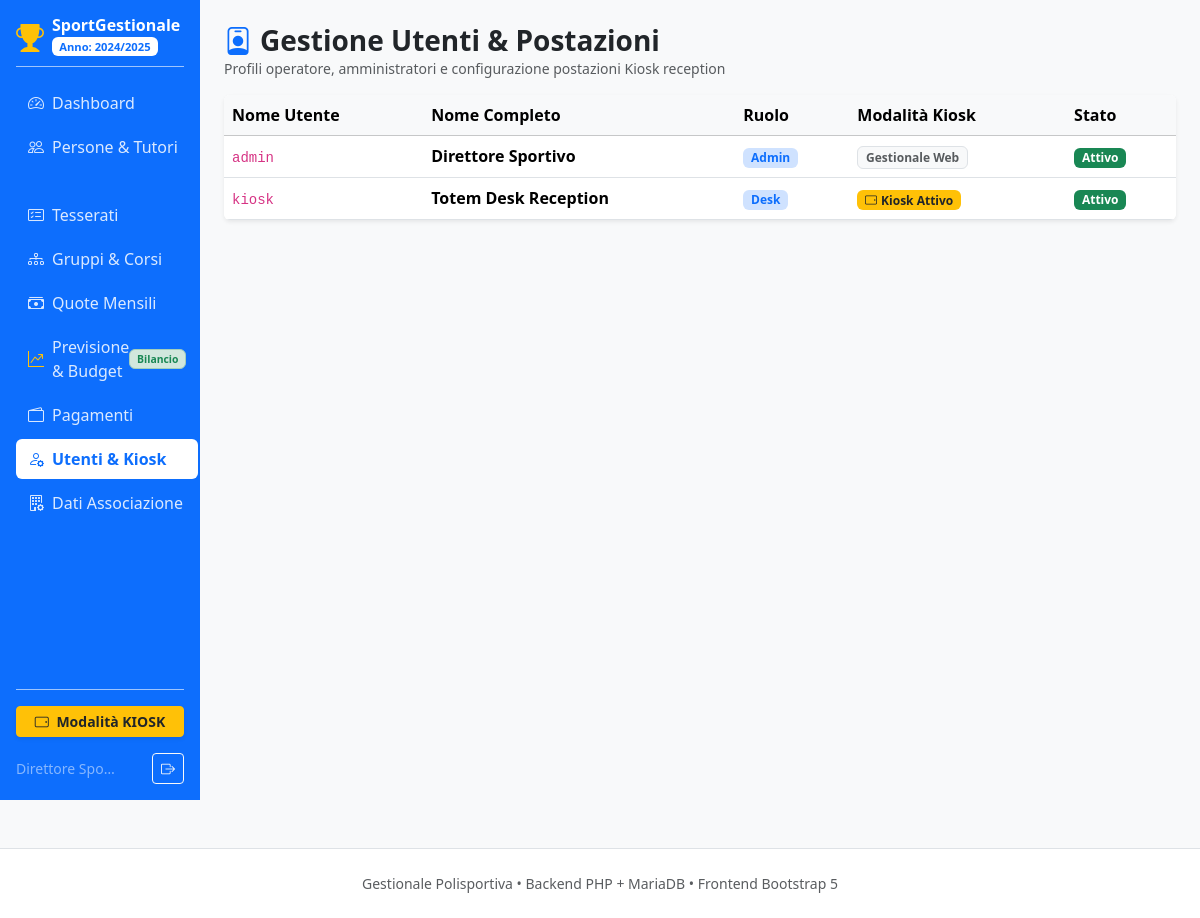
Screenshot of /index.php?page=utenti (signed in) with the database file from the repository.
### tables this page shows
CREATE TABLE IF NOT EXISTS `anno` (
  `id` INT AUTO_INCREMENT PRIMARY KEY,
  `anno` VARCHAR(20) NOT NULL COMMENT 'es. 2024/2025',
  `data_inizio` DATE NOT NULL,
  `data_fine` DATE NOT NULL,
  `attivo` TINYINT(1) NOT NULL DEFAULT 0 COMMENT '1 se anno corrente',
  `created_at` TIMESTAMP DEFAULT CURRENT_TIMESTAMP
);

CREATE TABLE IF NOT EXISTS `utenti` (
  `id` INT AUTO_INCREMENT PRIMARY KEY,
  `username` VARCHAR(50) NOT NULL UNIQUE,
  `password_hash` VARCHAR(255) NOT NULL,
  `nome` VARCHAR(100) NOT NULL,
  `ruolo` ENUM('admin', 'operatore', 'desk') NOT NULL DEFAULT 'operatore',
  `is_kiosk` TINYINT(1) NOT NULL DEFAULT 0 COMMENT 'Se 1, reindirizza direttamente al Kiosk touch',
  `attivo` TINYINT(1) NOT NULL DEFAULT 1,
  `created_at` TIMESTAMP DEFAULT CURRENT_TIMESTAMP
);

### public/index.php (called while the page is built, shortened)
<?php
require_once PATH_INCLUDES . '/auth.php';
$page = isset($_GET['page']) ? trim($_GET['page']) : 'home';
$user = getCurrentUser();
$allowedPages = [
    'home'           => 'gestionale.php',
    'gestionale'     => 'gestionale.php',
    'kiosk'          => 'kiosk.php',
    'persone'        => 'persone.php',
    'tesserati'      => 'tesserati.php',
    'gruppi'         => 'gruppi.php',
    'quote'          => 'quote.php',
    'quote_scadute'  => 'quote_scadute.php',
    'previsioni'     => 'previsioni.php',
    'pagamenti'      => 'pagamenti.php',
    'anni'           => 'anni.php',
    'utenti'         => 'utenti.php',
    'associazione'   => 'associazione.php',
    'logout'         => 'logout.php'
];
$fileToLoad = $allowedPages[$page] ?? '404.php';
$targetPath = PATH_PAGES . '/' . $fileToLoad;
require $targetPath;

### private/includes/auth.php (called while the page is built, shortened)
<?php
function getCurrentUser() {
    if (isset($_SESSION['user_id'])) {
        return [
            'id'       => $_SESSION['user_id'],
            'username' => $_SESSION['username'],
            'nome'     => $_SESSION['nome'],
            'ruolo'    => $_SESSION['ruolo'],
            'is_kiosk' => $_SESSION['is_kiosk']
        ];
    }
    return null;
}

### private/pages/utenti.php (the view)
<?php
require_once (defined('PATH_INCLUDES') ? PATH_INCLUDES : __DIR__ . '/../includes') . '/header.php';
$db = getDbConnection();
$utenti = $db->query("SELECT id, username, nome, ruolo, is_kiosk, attivo, created_at FROM utenti ORDER BY id ASC")->fetchAll();
?>
<div class="d-flex justify-content-between align-items-center mb-3">
    <div>
        <h2 class="h3 fw-bold mb-0"><i class="bi bi-person-badge me-2 text-primary"></i>Gestione Utenti & Postazioni</h2>
        <p class="text-muted small mb-0">Profili operatore, amministratori e configurazione postazioni Kiosk reception</p>
    </div>
</div>
<div class="table-responsive bg-white rounded shadow-sm">
    <table class="table table-hover align-middle mb-0">
        <thead class="table-light">
            <tr>
                <th>Nome Utente</th>
                <th>Nome Completo</th>
                <th>Ruolo</th>
                <th>Modalità Kiosk</th>
                <th>Stato</th>
            </tr>
        </thead>
        <tbody>
            <?php foreach ($utenti as $u): ?>
                <tr>
                    <td><code><?= htmlspecialchars($u['username']) ?></code></td>
                    <td><strong><?= htmlspecialchars($u['nome']) ?></strong></td>
                    <td><span class="badge bg-primary-subtle text-primary"><?= ucfirst($u['ruolo']) ?></span></td>
                    <td>
                        <?php if ($u['is_kiosk']): ?>
                            <span class="badge bg-warning text-dark"><i class="bi bi-tablet-landscape me-1"></i>Kiosk Attivo</span>
                        <?php else: ?>
                            <span class="badge bg-light text-muted border">Gestionale Web</span>
                        <?php endif; ?>
                    </td>
                    <td>
                        <span class="badge bg-<?= $u['attivo'] ? 'success' : 'danger' ?>">
                            <?= $u['attivo'] ? 'Attivo' : 'Disattivato' ?>
                        </span>
                    </td>
                </tr>
            <?php endforeach; ?>
        </tbody>
    </table>
</div>
<?php require_once (defined('PATH_INCLUDES') ? PATH_INCLUDES : __DIR__ . '/../includes') . '/footer.php'; ?>

### private/includes/header.php (shortened to what this page needs)
<?php
$headerDb = function_exists('getDbConnection') ? getDbConnection() : null;
$annoAttivo = null;
if ($headerDb) {
    try {
        $annoAttivo = $headerDb->query("SELECT * FROM anno WHERE attivo = 1 LIMIT 1")->fetch();
    } catch (Exception $e) {}
}
?>
<!DOCTYPE html>
<html lang="it">
<head>
    <link href="assets/css/bootstrap.min.css" rel="stylesheet">
    <link rel="stylesheet" href="assets/css/bootstrap-icons.min.css">
</head>
<body>
<div class="container-fluid">
    <div class="row">
        <nav class="col-md-3 col-lg-2 d-none d-md-flex flex-column sidebar p-3 sticky-top" style="height: 100vh; overflow-y: auto;">
            <div class="d-flex align-items-center gap-2 mb-3 pb-2 border-bottom border-primary-subtle">
                <i class="bi bi-trophy-fill text-warning fs-3"></i>
                <div>
                    <span class="fs-6 fw-bold text-white d-block lh-1">SportGestionale</span>
                    <span class="badge bg-white text-primary mt-1" style="font-size: 0.7rem;">Anno: <?= htmlspecialchars($annoAttivo['anno']) ?></span>
                </div>
            </div>
            <ul class="nav flex-column mb-auto">
                <li class="nav-item">
                    <a class="nav-link <?= ($page==='gestionale'?'active':'') ?>" href="index.php?page=gestionale">
                        <i class="bi bi-speedometer2 me-2"></i> Dashboard
                    </a>
                </li>
                <li class="nav-item">
                    <a class="nav-link <?= ($page==='persone'?'active':'') ?>" href="index.php?page=persone">
                        <i class="bi bi-people me-2"></i> Persone & Tutori
                    </a>
                </li>
                <li class="nav-item">
                    <a class="nav-link <?= ($page==='tesserati'?'active':'') ?>" href="index.php?page=tesserati">
                        <i class="bi bi-card-checklist me-2"></i> Tesserati
                    </a>
                </li>
                <li class="nav-item">
                    <a class="nav-link <?= ($page==='gruppi'?'active':'') ?>" href="index.php?page=gruppi">
                        <i class="bi bi-diagram-3 me-2"></i> Gruppi & Corsi
                    </a>
                </li>
                <li class="nav-item">
                    <a class="nav-link <?= ($page==='quote'||$page==='quote_scadute'?'active':'') ?>" href="index.php?page=quote">
                        <i class="bi bi-cash-stack me-2"></i> Quote Mensili
                    </a>
                </li>
                <li class="nav-item">
                    <a class="nav-link <?= ($page==='previsioni'?'active':'') ?>" href="index.php?page=previsioni">
                        <i class="bi bi-graph-up-arrow me-2 text-warning"></i> Previsione & Budget
                        <span class="badge bg-success-subtle text-success border border-success-subtle ms-auto" style="font-size: 0.65rem;">Bilancio</span>
                    </a>
                </li>
                <li class="nav-item">
                    <a class="nav-link <?= ($page==='pagamenti'?'active':'') ?>" href="index.php?page=pagamenti">
                        <i class="bi bi-wallet2 me-2"></i> Pagamenti
                    </a>
                </li>
                <li class="nav-item">
                    <a class="nav-link <?= ($page==='utenti'?'active':'') ?>" href="index.php?page=utenti">
                        <i class="bi bi-person-gear me-2"></i> Utenti & Kiosk
                    </a>
                </li>
                <li class="nav-item">
                    <a class="nav-link <?= ($page==='associazione'?'active':'') ?>" href="index.php?page=associazione">
                        <i class="bi bi-building-gear me-2"></i> Dati Associazione
                    </a>
                </li>
            </ul>
            <div class="pt-3 border-top border-primary-subtle d-flex flex-column gap-2">
                <a href="index.php?page=kiosk" class="btn btn-warning text-dark fw-bold btn-sm shadow-sm w-100">
                    <i class="bi bi-tablet-landscape me-1"></i> Modalità KIOSK
                </a>
                <div class="d-flex justify-content-between align-items-center text-white-50 small mt-2">
                    <span class="text-truncate" style="max-width: 100px;"><?= htmlspecialchars($user['nome'] ?? 'Utente') ?></span>
                    <a href="index.php?page=logout" class="btn btn-outline-light btn-sm" title="Disconnetti"><i class="bi bi-box-arrow-right"></i></a>
                </div>
            </div>
        </nav>
        <main class="col-md-9 col-lg-10 ms-sm-auto px-md-4 py-4">

### private/includes/header.php (style rules this page uses)
body { background-color: #f8f9fa; }
.sidebar { min-height: 100vh; background-color: #0d6efd; color: #fff; }
.sidebar .nav-link { color: rgba(255, 255, 255, 0.85); border-radius: 0.375rem; padding: 0.5rem 0.75rem; margin-bottom: 0.25rem; display: flex; align-items: center; }
.sidebar .nav-link:hover, .sidebar .nav-link.active { color: #fff; background-color: rgba(255, 255, 255, 0.2); }
.sidebar .nav-link.active { background-color: #fff; color: #0d6efd !important; font-weight: 600; }
.table-responsive { box-shadow: 0 0.125rem 0.25rem rgba(0,0,0,0.075); border-radius: 0.5rem; background: #fff; }

### rows the page displays
anno: anno "2024/2025"
utenti: username "admin", nome "Direttore Sportivo", ruolo "Admin", is_kiosk "Gestionale Web", attivo "Attivo"
utenti: username "kiosk", nome "Totem Desk Reception", ruolo "Desk", is_kiosk 1 (drawn), attivo "Attivo"

### other values shown
$user['nome'] "Direttore Spo…"
